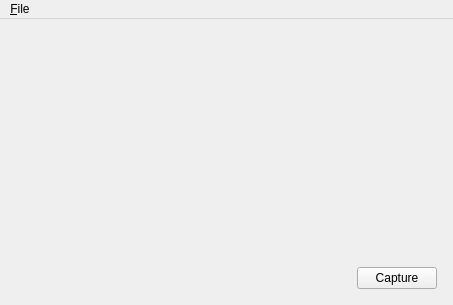
<?xml version="1.0" encoding="UTF-8"?>
<ui version="4.0">
 <class>MainWindow</class>
 <widget class="QMainWindow" name="MainWindow">
  <property name="geometry">
   <rect>
    <x>0</x>
    <y>0</y>
    <width>453</width>
    <height>305</height>
   </rect>
  </property>
  <property name="windowTitle">
   <string>Elapse</string>
  </property>
  <widget class="QWidget" name="centralWidget">
   <widget class="QWidget" name="verticalLayoutWidget">
    <property name="geometry">
     <rect>
      <x>0</x>
      <y>0</y>
      <width>448</width>
      <height>281</height>
     </rect>
    </property>
    <layout class="QVBoxLayout" name="verticalLayout" stretch="1,0">
     <item>
      <widget class="StripChart" name="eegPlot" native="true"/>
     </item>
     <item>
      <layout class="QHBoxLayout" name="horizontalLayout" stretch="0,0,0">
       <item>
        <spacer name="spacer">
         <property name="orientation">
          <enum>Qt::Horizontal</enum>
         </property>
         <property name="sizeHint" stdset="0">
          <size>
           <width>40</width>
           <height>20</height>
          </size>
         </property>
        </spacer>
       </item>
       <item>
        <widget class="QLabel" name="spinner">
         <property name="minimumSize">
          <size>
           <width>20</width>
           <height>0</height>
          </size>
         </property>
         <property name="text">
          <string/>
         </property>
        </widget>
       </item>
       <item>
        <widget class="QPushButton" name="pushButton">
         <property name="text">
          <string>Capture</string>
         </property>
         <property name="checkable">
          <bool>true</bool>
         </property>
        </widget>
       </item>
      </layout>
     </item>
    </layout>
   </widget>
  </widget>
  <widget class="QMenuBar" name="menuBar">
   <property name="geometry">
    <rect>
     <x>0</x>
     <y>0</y>
     <width>453</width>
     <height>20</height>
    </rect>
   </property>
   <widget class="QMenu" name="menuFile">
    <property name="title">
     <string>&amp;File</string>
    </property>
    <addaction name="separator"/>
    <addaction name="actionPlugins"/>
    <addaction name="actionQuit"/>
   </widget>
   <addaction name="menuFile"/>
  </widget>
  <action name="actionQuit">
   <property name="text">
    <string>&amp;Quit</string>
   </property>
  </action>
  <action name="actionPlugins">
   <property name="text">
    <string>&amp;Plugins</string>
   </property>
  </action>
 </widget>
 <layoutdefault spacing="6" margin="11"/>
 <customwidgets>
  <customwidget>
   <class>StripChart</class>
   <extends>QWidget</extends>
   <header>stripchart.h</header>
   <container>1</container>
  </customwidget>
 </customwidgets>
 <tabstops>
  <tabstop>pushButton</tabstop>
 </tabstops>
 <resources/>
 <connections>
  <connection>
   <sender>actionQuit</sender>
   <signal>triggered()</signal>
   <receiver>MainWindow</receiver>
   <slot>close()</slot>
   <hints>
    <hint type="sourcelabel">
     <x>-1</x>
     <y>-1</y>
    </hint>
    <hint type="destinationlabel">
     <x>199</x>
     <y>149</y>
    </hint>
   </hints>
  </connection>
 </connections>
</ui>
